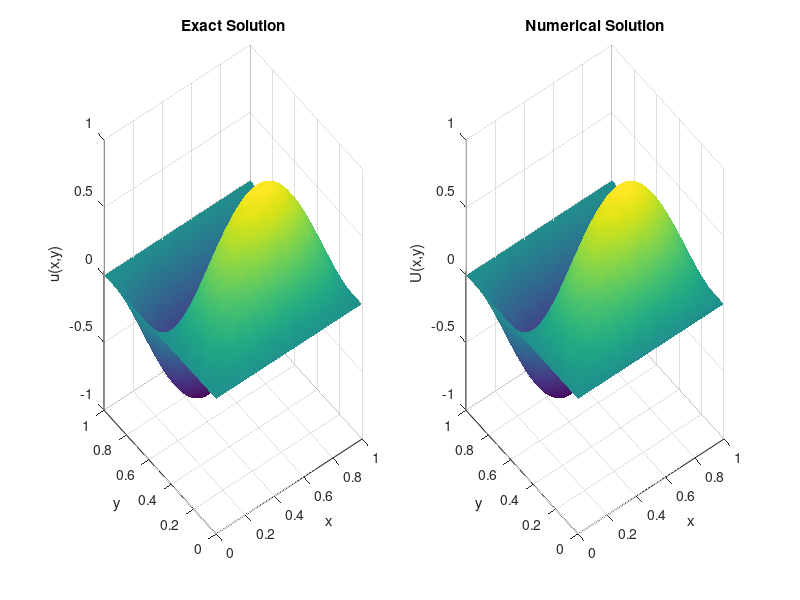
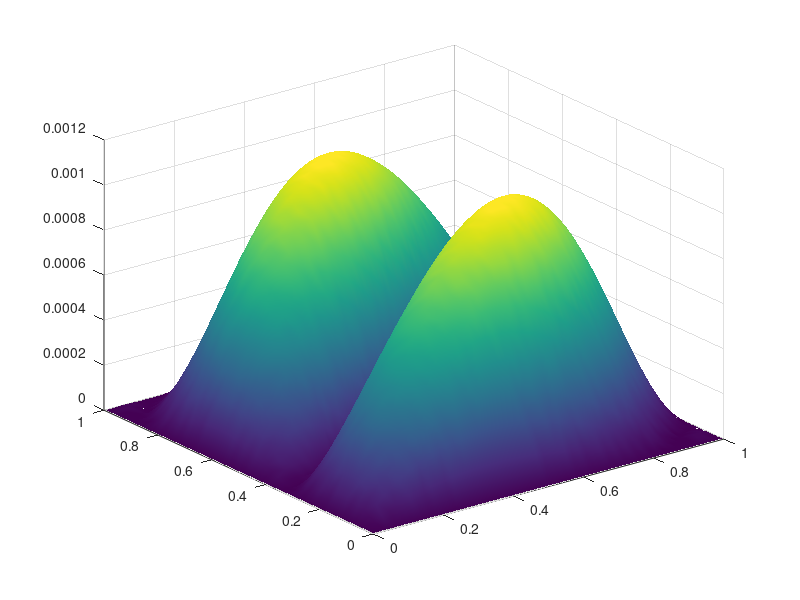

MATLAB code for these plots, in order:
% This program solves Poisson's equation in Cartesian coordinates.
% Wakil Sarfaraz with Help of Dr Kathryn Gillow. 22 May 2014 
clear all;
tic
xmax =1;
N = 50; %(Number of points on the x, y interval on which the equation is solved.
X = linspace(0,xmax,N+1); %This divides the interval into N equispaced sub intervals.
%X = 0: 1/N :1; This can also be used to create the same X.
[x, y] = meshgrid(X,X); % This creates an (N+1) by (N+1) grid of values ...
                        % of X and assignes them to x and y. (So x and y
                        % are now matrices of size (N+1)x(N+1)
x =x(:);  % This turns the matrix x into a column vector.
y =y(:);  % This turns the matrix y into a column vector.
NNODES = (N+1)^2; % This introduces the number of nodes in the result of triangulation.
NTRI = 2*N^2;  % This is the number of triangles in the mesh.
LNODES = zeros(NTRI, 3); % This creates a zero matrix of the size 'number of triangles by 3'
                         % (since there are 3 vertices for each triangle.

for i = 1:N
    for j = 1: N
        LNODES(i+2*(j-1)*N,1) = i+(j-1)*(N+1);%This numbers each of the first nodes of all the lower triangles in each square.
        LNODES(i+2*(j-1)*N,2) = i+j*(N+1); % This numbers each of the second nodes of all the lower triangles in each square.
        LNODES(i+2*(j-1)*N,3) = (i+1)+(j-1)*(N+1); % This numbers each of the third nodes of all the lower triangles in each square.
        
        LNODES(i+N+2*(j-1)*N,1) = i+1+j*(N+1); %This numbers each of the first nodes of all the upper triangles in each square.
        LNODES(i+N+2*(j-1)*N,2) = (i+1)+(j-1)*(N+1);%This numbers each of the second nodes of all the upper triangles in each square.
        LNODES(i+N+2*(j-1)*N,3) = i+j*(N+1);%This numbers each of the third nodes of all the upper triangles in each square.
                                            % Here for those nodes that
                                            % some triangles share (copy
                                            % and paste can work).
    end
end

SP = sparse(NNODES, NNODES);  %This creates a sparse matrix of the size 'Number of nodes by Number of nodes'(entries usually computed by integration).
LV = zeros(NNODES,1);         % This creates the load vector of zero entries for now which is l(v) part of the weak formulation.

for n = 1: NTRI
    r1 = [x(LNODES(n,1)) y(LNODES(n,1))];% Position vector (x,y)' for the first nodes of all triangles.
    r2 = [x(LNODES(n,2)) y(LNODES(n,2))];% Position vector (x,y)' for the second nodes of all triangles.
    r3 = [x(LNODES(n,3)) y(LNODES(n,3))];% Position vector (x,y)' for the third nodes of all triangles.
    J = [r2(1)-r1(1) r2(2)-r1(2); r3(1)-r1(1) r3(2)-r1(2)]; %This is the jacobian matrix of the mapping.
    Astiff = (1/(2*det(J)))* [(r2-r3)*(r2-r3)' (r2-r3)*(r3-r1)' (r2-r3)*(r1-r2)';... %This is the Global Stiffness Matrix (Lecture Notes)
           (r2-r3)*(r3-r1)' (r3-r1)*(r3-r1)' (r3-r1)*(r1-r2)';...
           (r2-r3)*(r1-r2)' (r3-r1)*(r1-r2)' (r1-r2)*(r1-r2)'];
       for i = 1 : 3 
           for j = 1:3  % Since SP was created a zero matrix originally, Now for all three vertices of all triangles we put the 
               SP(LNODES(n,i),LNODES(n,j)) =SP(LNODES(n,i),LNODES(n,j))+ Astiff(i,j); %The values of Astiff in the SP.
           end
       end
       % Up to here we constructed the Matrix of the coefficients for the
       % Linear system. Now we start by computing the load vector.
       ksi =1/3; %This is the new variable of mapping. Value (1/3) is chosen due to quadrature rule.
       eta = 1/3; % This is the new variable of mapping. Value (1/3) is chosen due to quadrature rule.
       xx = (1-ksi-eta)*r1(1) + ksi* r2(1) + eta*r3(1); %This is x(ksi,eta) which is used for transformation.
       yy = (1-ksi-eta)*r1(2) + ksi* r2(2) + eta*r3(2); % This is y(ksi,eta) which is used for transformation.
       
       F(1) = (1-ksi-eta)*5*pi^2*sin(pi*xx)*sin(2*pi*yy)*det(J)*1/2; %This computes the integral for the first, second and third
                                                                      %vertix of traingles
       F(2) = (ksi)*5*pi^2*sin(pi*xx)*sin(2*pi*yy)*det(J)*1/2;       % In the transformed coordinates.
       F(3) = (eta)*5*pi^2*sin(pi*xx)*sin(2*pi*yy)*det(J)*1/2;

%        F(1) = (1-ksi-eta)*5*pi^2*cos(pi*xx)*cos(2*pi*yy)*det(J)*1/2; %This computes the integral for the first, second and third
%                                                                          %vertix of traingles
%        F(2) = (ksi)*5*pi^2*cos(pi*xx)*cos(2*pi*yy)*det(J)*1/2;       % In the transformed coordinates.
%        F(3) = (eta)*5*pi^2*cos(pi*xx)*cos(2*pi*yy)*det(J)*1/2;
%        F(1) = (1-ksi-eta)*det(J)*1/2;%| these will solve for laplace u =1 with zero dirichlet bcs.
%        F(2) = ksi* det(J)*1/2;
%        F(3) = eta* det(J)*1/2;
       for i = 1 : 3
         
           LV(LNODES(n,i)) = LV(LNODES(n,i))+ F(i); % This assigns all the newly computed values to the Load vector.

      
       end 
     
end
for i = 1: NNODES
    if (x(i)==0 || y(i)==0 || x(i)==xmax || y(i)==xmax)

        LV(i) = 0;
        SP(i,:) = 0;
        SP(i,i) =1 ;

    end
end



U = SP\LV; %Solves the linear system.
toc

 u = sin(pi*x).*sin(2*pi*y);

%  u = (cos(pi*x).*cos(2*pi*y));


figure(1)

subplot(1,2,1)
%figure(1)
trisurf(LNODES,x,y,u)
xlabel('x') 
ylabel('y')
zlabel('u(x,y)')
title('Exact Solution')
shading interp

subplot(1,2,2)
%figure(2)
trisurf(LNODES,x,y,U)
xlabel('x') 
ylabel('y')
zlabel('U(x,y)')
title('Numerical Solution')
shading interp
D = abs(U-u);
C = u-U;


 Error = sum(D.^2)
 
 
 figure(2)
trisurf(LNODES,x,y,D)
shading interp


  
  
  
  
  
  
  
  
  
  
  
  
  
  
  
  
  
  
  
       
  
  
  
        